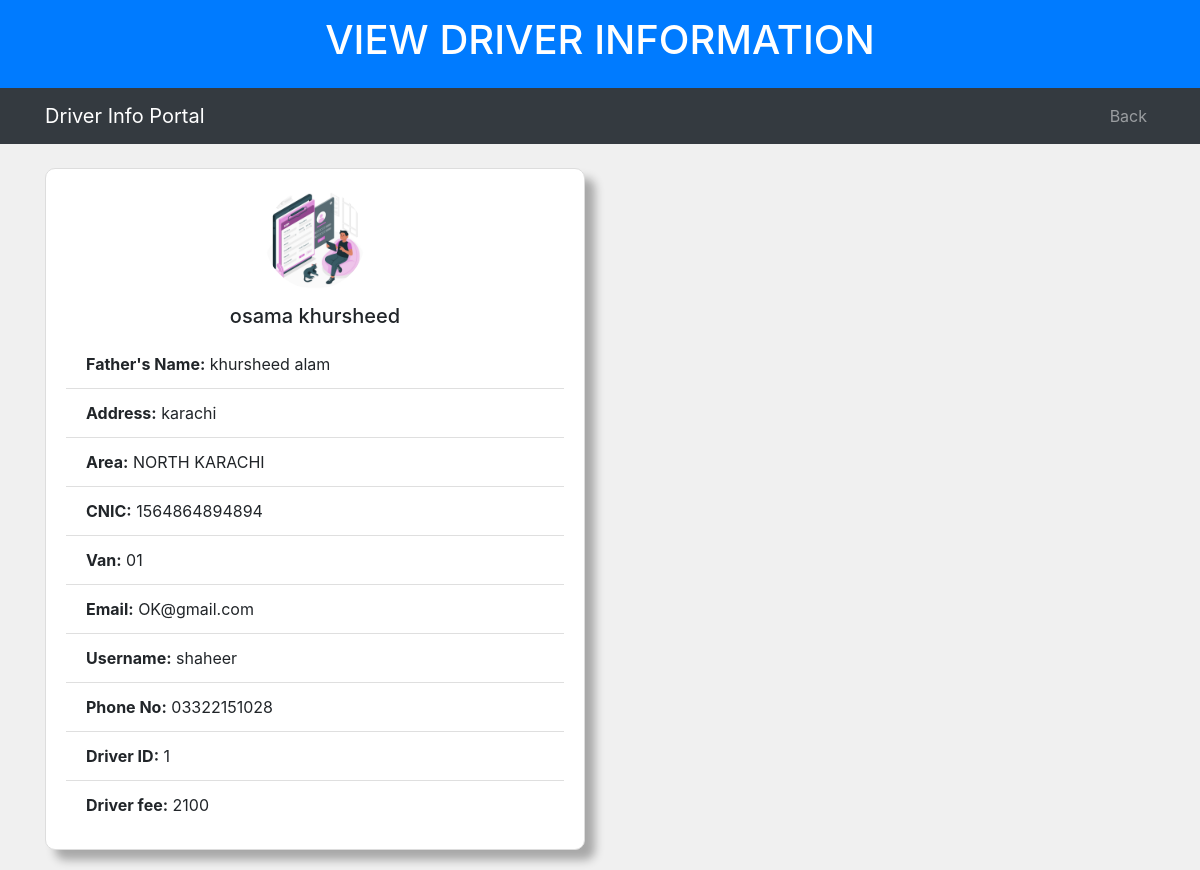
/view_drivers/, run on the app's committed database.
### driver/models.py (models this page shows)
class Driver(models.Model):
    first_name = models.CharField(max_length=255)
    last_name = models.CharField(max_length=255)
    profile_image = models.ImageField(upload_to='driver_profiles/', null=True, blank=True)
    father_name = models.CharField(max_length=255)
    address = models.TextField()
    area = models.CharField(max_length=255)
    cnic = models.CharField(max_length=15)
    van = models.CharField(max_length=20)
    van_capacity=models.IntegerField(default=0)
    email = models.EmailField()
    username = models.CharField(max_length=100, unique=True)
    phone_no = models.CharField(max_length=20)
    password = models.CharField(max_length=100)
    status= models.BooleanField(default=False)
    fee_amount=models.IntegerField(default=1500)

### owner/views.py (the view)
# urls.py: path('view_drivers/', owner.view_drivers, name='view_drivers'),
def view_drivers(request):
    drivers = Driver.objects.all()
    return render(request, 'view_students.html', {'drivers': drivers, 'user_role': 'Driver'})

### templates/view_students.html (shortened to what this page needs)
{% load static %}
<!DOCTYPE html>
<html>
<head>
    <link rel="stylesheet" href="https://maxcdn.bootstrapcdn.com/bootstrap/4.5.2/css/bootstrap.min.css">
    <link rel="stylesheet" href="https://cdnjs.cloudflare.com/ajax/libs/font-awesome/5.15.3/css/all.min.css">
</head>
<body>
    <header class="bg-primary text-white py-3">
        <div class="container text-center">
            <h1>VIEW
            {% if user_role == 'Student' %}
                STUDENT
            {% elif user_role == 'Driver' %}
                DRIVER
            {% endif %} INFORMATION</h1>
        </div>
    </header>
    <nav class="navbar navbar-expand-lg navbar-dark bg-dark">
        <div class="container">
            <a class="navbar-brand" href="#">
            {% if user_role == 'Student' %}
                Student
            {% elif user_role == 'Driver' %}
                Driver
            {% endif %} Info Portal</a>
            <div class="collapse navbar-collapse" id="navbarNav">
                <ul class="navbar-nav ml-auto">
                    <li class="nav-item">
                        <a class="nav-link" href="{% url 'owner_portal' %}">Back</a>
                    </li>
                </ul>
            </div>
        </div>
    </nav>
<div class="container mt-4">
    <div class="row">
    {% if user_role == 'Student' %}
        {% for student in students %}
            <div class="col-md-6">
                <div class="card info-card">
                    <img src="{{ student.profile_image.url }}" class="card-img-top" alt="{{ student.first_name }}'s Profile">
                    <div class="card-body">
                        <h5 class="card-title text-center">{{ student.first_name }} {{ student.last_name }}</h5>
                        <ul class="list-group list-group-flush">
                            <li class="list-group-item"><strong>Father's Name:</strong> {{ student.father_name }}</li>
                            <li class="list-group-item"><strong>Address:</strong> {{ student.address }}</li>
                            <li class="list-group-item"><strong>Area:</strong> {{ student.area }}</li>
                            <li class="list-group-item"><strong>Roll No:</strong> {{ student.roll_no }}</li>
                            <li class="list-group-item"><strong>Grade:</strong> {{ student.grade }}</li>
                            <li class="list-group-item"><strong>Email:</strong> {{ student.email }}</li>
                            <li class="list-group-item"><strong>Username:</strong> {{ student.username }}</li>
                            <li class="list-group-item"><strong>Phone No:</strong> {{ student.phone_no }}</li>
                            <li class="list-group-item"><strong>Student ID:</strong> {{ student.id }}</li>
                            <li class="list-group-item"><strong>Driver ID:</strong> {{ student.driver_id }}</li>
                            <li class="list-group-item"><strong>Status:</strong> {{ student.status }}</li>
                        </ul>
                    </div>
                </div>
            </div>
        {% endfor %}
        {% elif user_role == 'Driver' %}
        {% for driver in drivers %}
        <div class="col-md-6">
            <div class="card info-card">
                <img src="{{ driver.profile_image.url }}" class="card-img-top" alt="{{ driver.first_name }}'s Profile">
                <div class="card-body">
                    <h5 class="card-title text-center">{{ driver.first_name }} {{ driver.last_name }}</h5>
                    <ul class="list-group list-group-flush">
                        <li class="list-group-item"><strong>Father's Name:</strong> {{ driver.father_name }}</li>
                        <li class="list-group-item"><strong>Address:</strong> {{ driver.address }}</li>
                        <li class="list-group-item"><strong>Area:</strong> {{ driver.area }}</li>
                        <li class="list-group-item"><strong>CNIC:</strong> {{ driver.cnic }}</li>
                        <li class="list-group-item"><strong>Van:</strong> {{ driver.van }}</li>
                        <li class="list-group-item"><strong>Email:</strong> {{ driver.email }}</li>
                        <li class="list-group-item"><strong>Username:</strong> {{ driver.username }}</li>
                        <li class="list-group-item"><strong>Phone No:</strong> {{ driver.phone_no }}</li>
                        <li class="list-group-item"><strong>Driver ID:</strong> {{ driver.id }}</li>
                        <li class="list-group-item"><strong>Driver fee:</strong> {{ driver.fee_amount }}</li>
                    </ul>
                </div>
            </div>
        </div>
    {% endfor %}
    {% endif %}
    </div>
</div>
</body>
</html>

### templates/view_students.html (style rules this page uses)
body { background-color: #f0f0f0; }
.info-card { border: 1px solid #ddd; border-radius: 10px; padding: 20px; margin-bottom: 20px; background-color: #fff; box-shadow: 10px 10px 10px rgba(0, 0, 0, 0.3); }
.info-card img { max-width: 100px; max-height: 100px; border-radius: 50%; display: block; margin: 0 auto 15px; }
.info-card .card-body { padding: 0; }

### data on the page
Driver: profile_image (picture), first_name "osama", last_name "khursheed", father_name "khursheed alam", address "karachi", area "NORTH KARACHI", cnic "1564864894894", van "01", email "OK@gmail.com", username "shaheer", phone_no "03322151028", id "1", fee_amount "2100"
